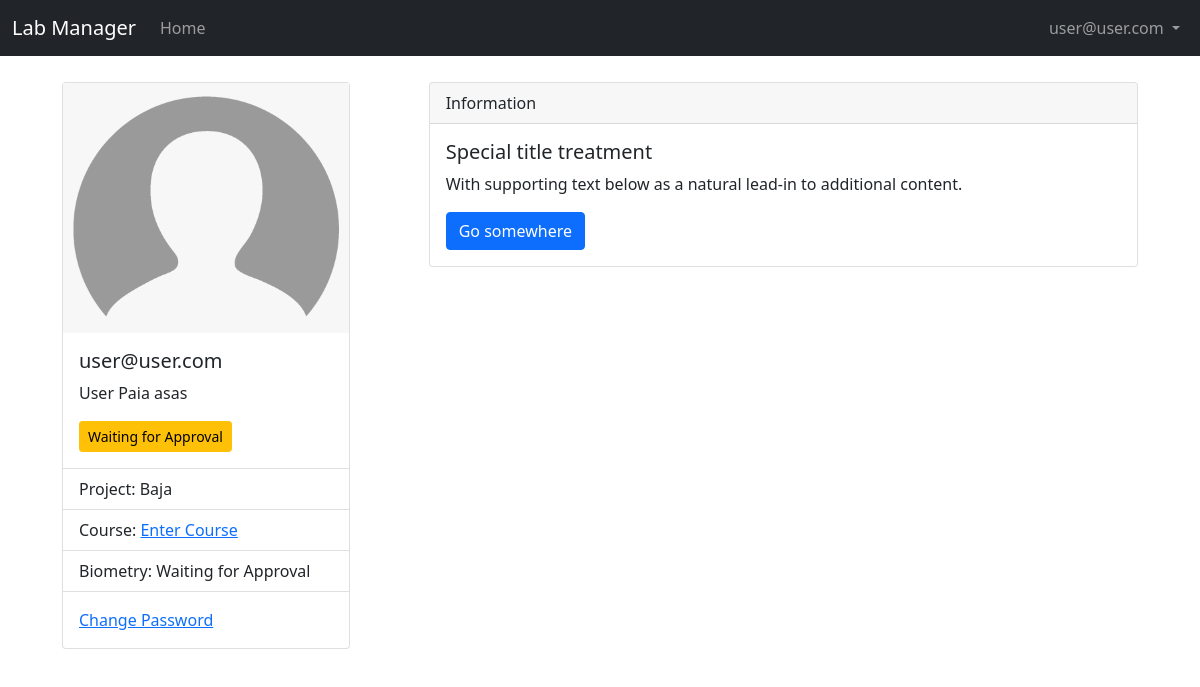
The app's page /profile (signed in), older data.
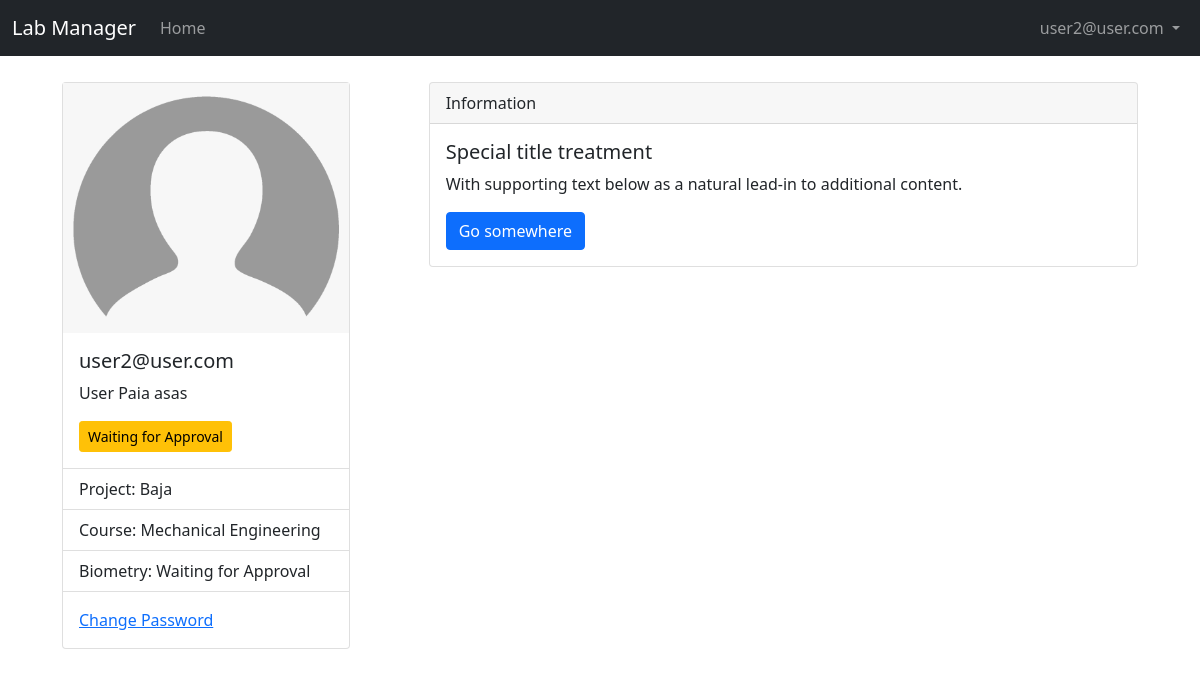
The same page, newer data.
### lab_manager/models.py (models this page shows, shortened)
class User(db.Model, UserMixin):
    id = db.Column(db.Integer, primary_key = True)
    email = db.Column(db.String(50), unique = True)
    name = db.Column(db.String(150))
    password = db.Column(db.String(128))
    date_created = db.Column(db.DateTime, default = datetime.utcnow)
    biometry = db.Column(db.Boolean, default = False, nullable = False)
    project = db.Column(db.Integer, db.ForeignKey('project.id'), nullable = False)
    grr = db.Column(db.Integer, unique = True)
    course = db.Column(db.String(50))
    approved_by = db.Column(db.Integer)
    date_approved = db.Column(db.DateTime, default = datetime.utcnow)
    approved = db.Column(db.Boolean, default = False, nullable = False)
    admin = db.Column(db.Boolean, default = False, nullable = False)

### lab_manager/users/routes.py (the view)
@users.route("/profile")
@login_required
def profile():
    return render_template('users/profile.jinja2', title=current_user.name + ' Profile', user=current_user)

### lab_manager/__init__.py (called while the page is built)
def create_app(config_class=Config):
    app = Flask(__name__)
    app.config.from_object(Config)
    db.init_app(app)
    from lab_manager.main.routes import main
    app.register_blueprint(main)
    from lab_manager.users.routes import users
    app.register_blueprint(users)
    from lab_manager.admin.routes import admin
    app.register_blueprint(admin)
    from .models import User, Project
    initialize_database(app)
    login_manager.init_app(app)
    @login_manager.user_loader
    def load_user(id):
        return User.query.get(int(id))
    return app

### lab_manager/templates/users/profile.jinja2 (shortened to what this page needs)
{% extends "./layout.jinja2" %}
{% block content %}
<div class="container">
    <div class="row">
        <div class="col">
            <div class="card" style="width: 18rem;">
            <img class="img-fluid" src="{{ url_for('static', filename='img/default_user.png')}}" class="card-img-top" alt="Profile Picture">
            <div class="card-body">
                <h5 class="card-title">{{ user.email }}</h5>
                <p class="card-text">{{ user.name }}</p>
                {% if not user.approved %} <button type="button" class="btn btn-warning btn-sm" data-bs-toggle="modal" data-bs-target="#approval_info">Waiting for Approval</button> {% else %} <button type="button" class="btn btn-success btn-sm">Approved</button> {% endif %}
            </div>
            <ul class="list-group list-group-flush">
                <li class="list-group-item">Project: {{ user.project }}</li>
                <li class="list-group-item">Course: {% if not user.course %} <a href="">Enter Course</a> {% else %} {{ user.course }} {% endif %}</li>
                <li class="list-group-item">Biometry: {% if not user.approved %} Waiting for Approval {% else %} {% if not user.biometry %} <a href="">Create Biometry</a> {% else %} Biometry registered {% endif %} {% endif %} </li>
            </ul>
            <div class="card-body">
                <a href="#" class="card-link">Change Password</a>
            </div>
            </div>
        </div>
        <div class="col-md-8">
            <div class="card">
                <div class="card-header">
                    Information
                </div>
                <div class="card-body">
                    <h5 class="card-title">Special title treatment</h5>
                    <p class="card-text">With supporting text below as a natural lead-in to additional content.</p>
                    <a href="#" class="btn btn-primary">Go somewhere</a>
                </div>
            </div>
        </div>
    </div>
</div>
{% endblock content %}

### lab_manager/templates/layout.jinja2 (shortened to what this page needs)
<!DOCTYPE html>
<html lang="en">
<head>
    <link href="https://cdn.jsdelivr.net/npm/bootstrap@5.1.3/dist/css/bootstrap.min.css" rel="stylesheet">
    <link rel="stylesheet" type="text/css" href="{{ url_for('static', filename='main.css') }}">
</head>
<body>
    <nav class="navbar navbar-expand-md navbar-dark bg-dark">
        <div class="container-fluid">
            <a class="navbar-brand mr-4" href="/">Lab Manager</a>
            <div class="collapse navbar-collapse" id="navbar">
                <div class="navbar-nav me-auto mb-2 mb-lg-0">
                    <a href="#" class="nav-item nav-link">Home</a>
                </div>
                <div class="navbar-nav">
                    {% if user.is_authenticated and user.admin==False %}
                        <li class="nav-item dropdown">
                            <a class="nav-link dropdown-toggle" href="#" id="navbarDropdown" role="button" data-bs-toggle="dropdown" aria-expanded="false"> {{user.email}} </a>
                        </li>
                    {% else %}
                        <a href="{{url_for('users.login')}}" class="nav-item nav-link">Login</a>
                        <a href="{{url_for('users.register')}}" class="nav-item nav-link">Sign Up</a>
                    {% endif %}
                </div>
            </div>
        </div>
    </nav>
    <main class="container full-page" role="main">
        {% block content %}{% endblock content %}
    </main>
</body>
</html>

### lab_manager/static/main.css (style rules this page uses)
.full-page { background: #ffffff; padding: 10px 20px; margin-bottom: 20px; margin-top: 1rem; }

Row changes from the older to the newer data that the page shows:
changed User "User Paia asas": email "user@user.com" → "user2@user.com"; course (not shown) → "Mechanical Engineering"
Text that changed along with them:
text no longer shown: "Enter Course"
